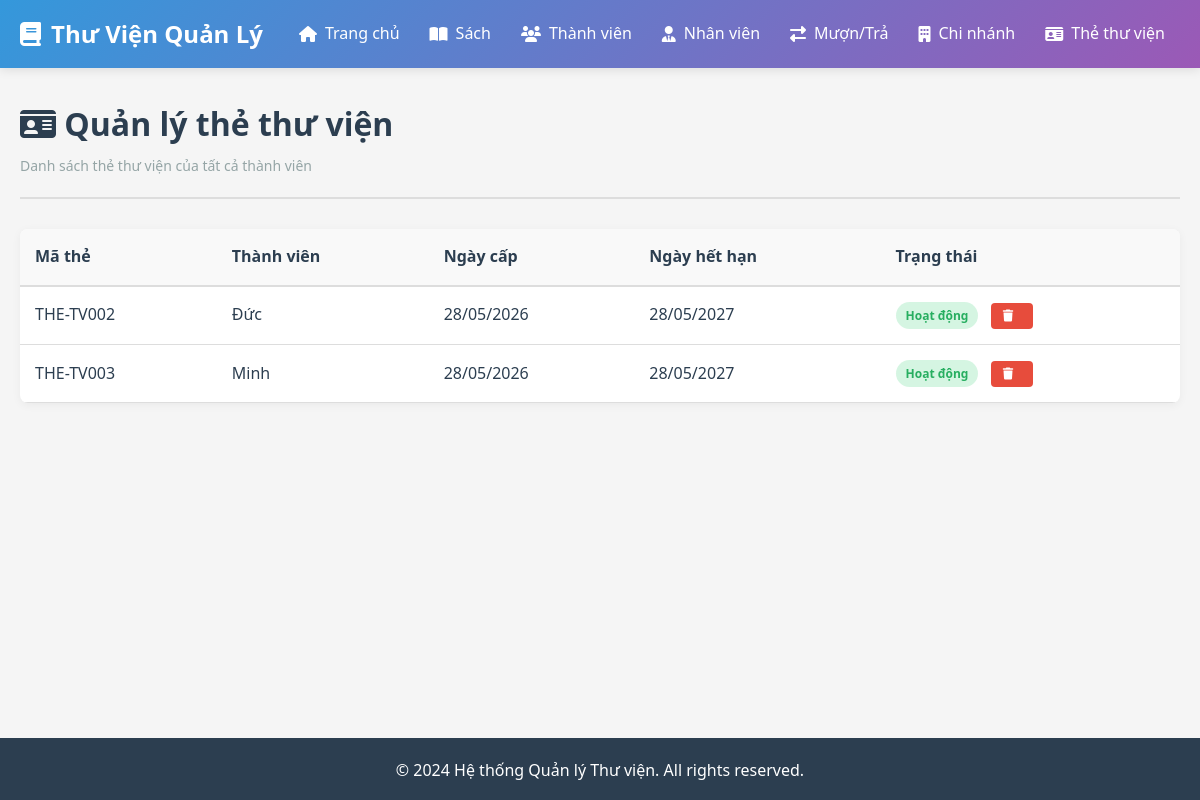
Screenshot of /the-thu-vien with the database file from the repository.
### app/models/__init__.py (models this page shows, shortened)
class TheThuVien(db.Model):
    __tablename__ = 'the_thu_vien'
    ma_the = db.Column(db.String(10), primary_key=True)
    ma_thanh_vien = db.Column(db.String(10), db.ForeignKey('thanh_vien.ma_thanh_vien'), nullable=False)
    ngay_cap = db.Column(db.Date, default=datetime.now)
    ngay_het_han = db.Column(db.Date, nullable=False)
    trang_thai = db.Column(db.String(50), default='Hoạt động')  # Hoạt động, Hết hạn, Khóa

class ThanhVien(db.Model):
    __tablename__ = 'thanh_vien'
    ma_thanh_vien = db.Column(db.String(10), primary_key=True)
    ho_ten = db.Column(db.String(150), nullable=False)
    sdt = db.Column(db.String(15))
    email = db.Column(db.String(100))
    ngay_dang_ky = db.Column(db.Date, default=datetime.now)
    ghi_chu = db.Column(db.Text)
    is_blacklisted = db.Column(db.Boolean, default=False)
    blacklist_note = db.Column(db.String(255))
    the_thu_vien = db.relationship('TheThuVien', backref='thanh_vien', lazy=True, cascade='all, delete-orphan', uselist=False)
    don_muon = db.relationship('DonMuon', backref='thanh_vien', lazy=True, cascade='all, delete-orphan')

### app/routes/__init__.py (the view)
@bp.route('/the-thu-vien')
def danh_sach_the_thu_vien():
    page = request.args.get('page', 1, type=int)
    the_thu_vien = db.paginate(db.select(TheThuVien), page=page, per_page=10)
    return render_template('the_thu_vien/danh_sach.html', the_thu_vien=the_thu_vien)

### app/templates/the_thu_vien/danh_sach.html (shortened to what this page needs)
{% extends "base.html" %}
{% block content %}
<div class="page-header">
    <h1><i class="fas fa-id-card"></i> Quản lý thẻ thư viện</h1>
    <p>Danh sách thẻ thư viện của tất cả thành viên</p>
</div>
<div class="table-responsive">
    <table class="table">
        <thead>
            <tr>
                <th>Mã thẻ</th>
                <th>Thành viên</th>
                <th>Ngày cấp</th>
                <th>Ngày hết hạn</th>
                <th>Trạng thái</th>
            </tr>
        </thead>
        <tbody>
            {% for the in the_thu_vien.items %}
            <tr>
                <td>{{ the.ma_the }}</td>
                <td>{{ the.thanh_vien.ho_ten if the.thanh_vien else 'N/A' }}</td>
                <td>{{ the.ngay_cap.strftime('%d/%m/%Y') }}</td>
                <td>{{ the.ngay_het_han.strftime('%d/%m/%Y') }}</td>
                <td>
                    {% if the.trang_thai == 'Hoạt động' %}
                        <span class="badge badge-success">Hoạt động</span>
                    {% elif the.trang_thai == 'Hết hạn' %}
                        <span class="badge badge-warning">Hết hạn</span>
                    {% else %}
                        <span class="badge badge-danger">Khóa</span>
                    {% endif %}
                    <form method="POST" action="{{ url_for('main.xoa_the_thu_vien', ma_the=the.ma_the) }}" style="display:inline-block; margin-left:8px;" onsubmit="return confirm('Bạn có chắc muốn xóa thẻ này?');">
                        <button class="btn btn-sm btn-danger" type="submit"><i class="fas fa-trash"></i></button>
                    </form>
                </td>
            </tr>
            {% else %}
            <tr>
                <td colspan="5" class="text-center">Không có thẻ thư viện nào</td>
            </tr>
            {% endfor %}
        </tbody>
    </table>
</div>
{% endblock %}

### app/static/css/style.css (style rules this page uses)
:root { --primary: #3498db; --success: #2ecc71; --danger: #e74c3c; --warning: #f39c12; --info: #9b59b6; --light: #ecf0f1; --dark: #2c3e50; --gray: #95a5a6; --border: #ddd; }
* { margin: 0; padding: 0; box-sizing: border-box; }
body { font-family: 'Segoe UI', Tahoma, Geneva, Verdana, sans-serif; background-color: #f5f5f5; color: var(--dark); line-height: 1.6; }
.page-header { margin-bottom: 30px; padding-bottom: 20px; border-bottom: 2px solid var(--border); }
.page-header h1 { font-size: 32px; margin-bottom: 5px; color: var(--dark); }
.page-header p { color: var(--gray); font-size: 14px; }
.btn { display: inline-block; padding: 10px 20px; border: none; border-radius: 4px; cursor: pointer; text-decoration: none; font-size: 14px; transition: all 0.3s; font-weight: 500; text-align: center; }
.btn i { margin-right: 8px; }
.btn-danger { background: var(--danger); color: white; }
.btn-sm { padding: 6px 12px; font-size: 12px; }
.table-responsive { overflow-x: auto; background: white; border-radius: 8px; box-shadow: 0 2px 10px rgba(0,0,0,0.05); margin-bottom: 20px; }
.table { width: 100%; border-collapse: collapse; margin: 0; }
.table thead { background: #f9f9f9; border-bottom: 2px solid var(--border); }
.table th { padding: 15px; text-align: left; font-weight: 600; color: var(--dark); }
.table td { padding: 15px; border-bottom: 1px solid var(--border); }
.badge { display: inline-block; padding: 4px 10px; border-radius: 20px; font-size: 12px; font-weight: 600; }
.badge-success { background: rgba(46, 204, 113, 0.2); color: #27ae60; }

### rows the page displays
TheThuVien: ma_the "THE-TV002", thanh_vien "Đức", ngay_cap "28/05/2026", ngay_het_han "28/05/2027", trang_thai "Hoạt động"
TheThuVien: ma_the "THE-TV003", thanh_vien "Minh", ngay_cap "28/05/2026", ngay_het_han "28/05/2027", trang_thai "Hoạt động"
